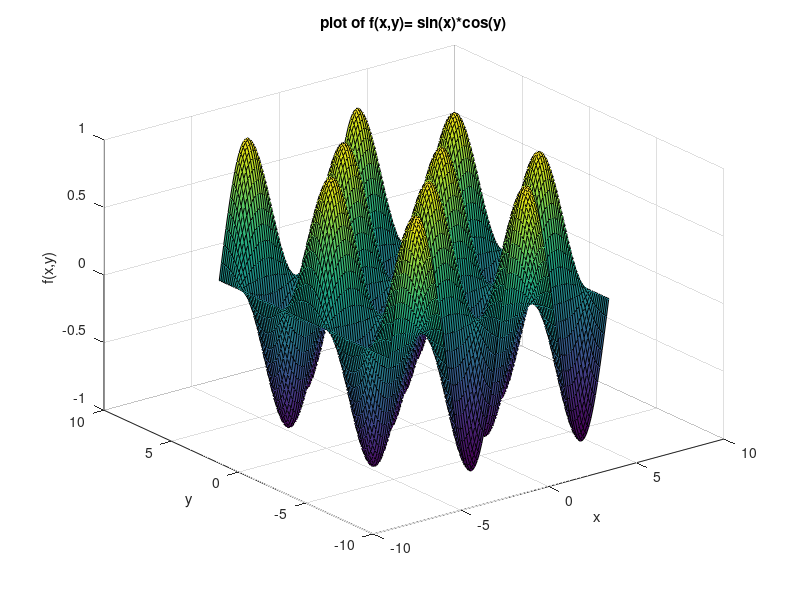

The MATLAB script that drew this image:
x = linspace(-2*pi,2*pi,100);
y = linspace(-2*pi,2*pi,100);
[x,y]= meshgrid(x,y);
z = sin(x).*cos(y);
figure;
surf(x,y,z);
title('plot of f(x,y)= sin(x)*cos(y)');
xlabel('x');
ylabel('y');
zlabel('f(x,y)');